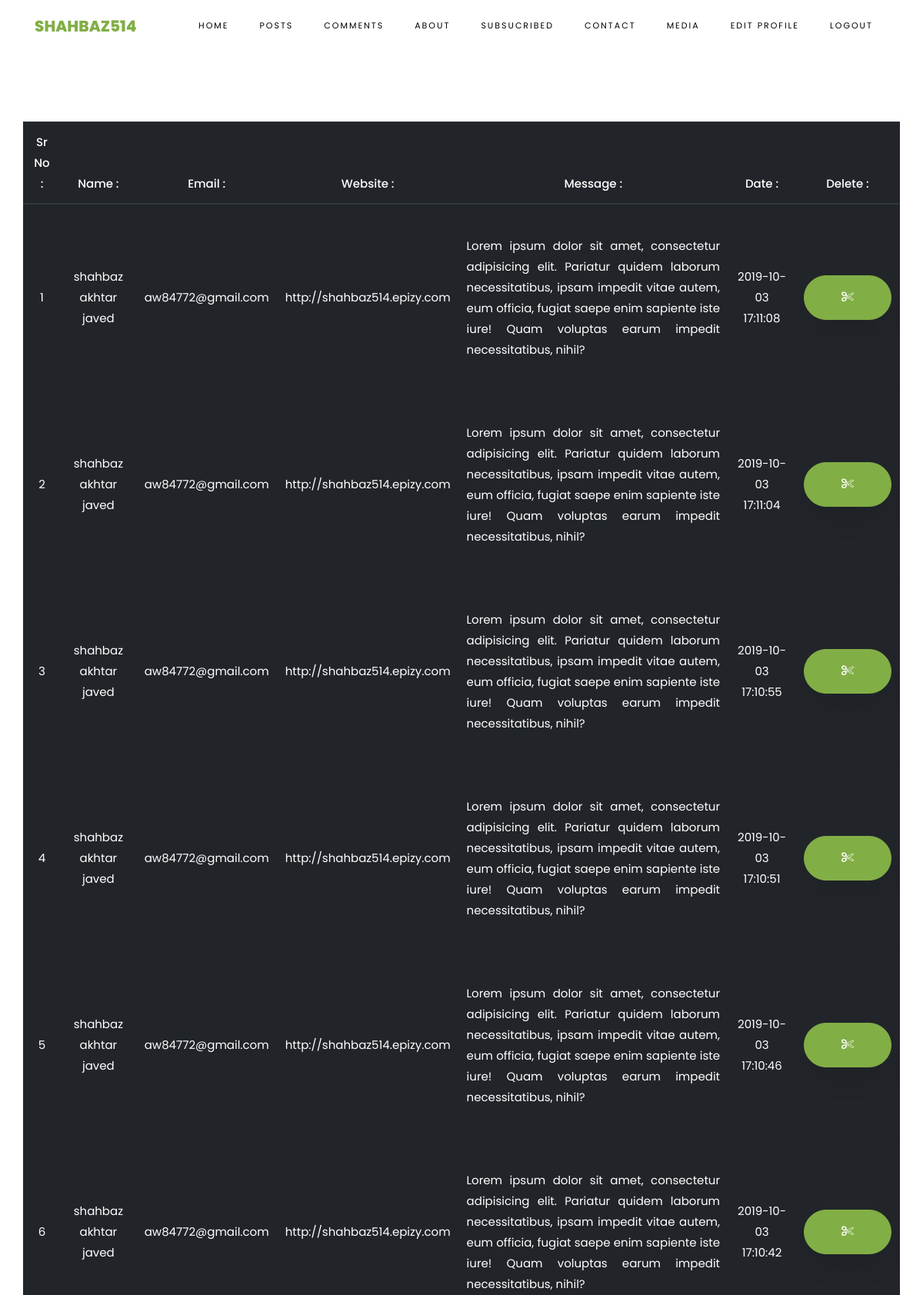
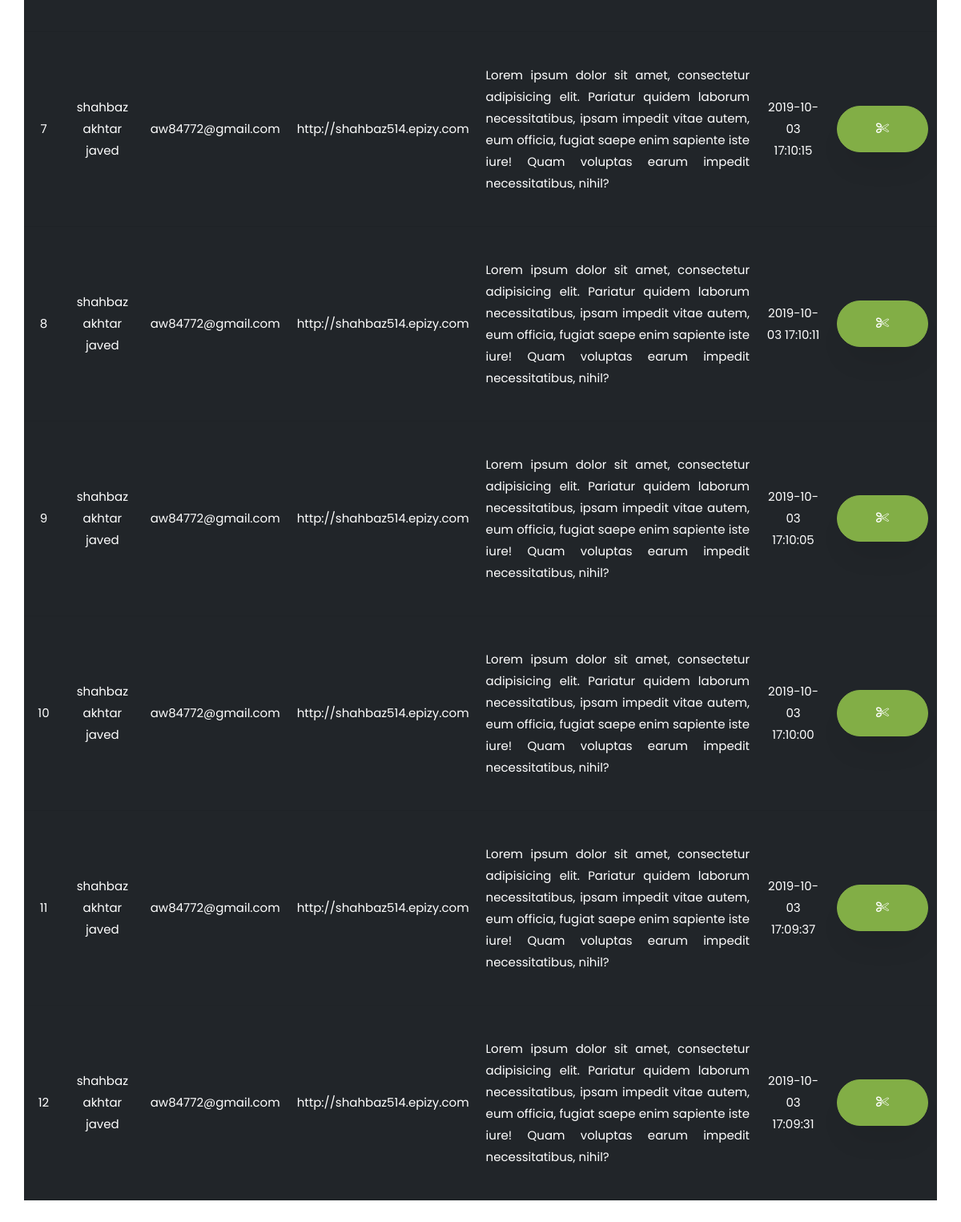
/admin/comment.php (signed in), run on the app's committed database (2 pictures, top to bottom).
### tables this page shows
CREATE TABLE `comments` (
  `id` int(11) NOT NULL,
  `name` text NOT NULL,
  `email` text NOT NULL,
  `website` text NOT NULL,
  `msg` text NOT NULL,
  `post_blog_id` int(11) NOT NULL,
  `date` timestamp NOT NULL DEFAULT CURRENT_TIMESTAMP ON UPDATE CURRENT_TIMESTAMP
);

### admin/comment.php (the view, shortened to what this page needs)
<?php
  include '../db/db.php';
  include 'inc/header.php';
?>
    <section class="ftco-section ftco-degree-bg">
      	<div class="container">
        	<div class="row">
        		<table class="table table-hover table-dark">
        			<thead>
        				<th>Sr No : </th>
        				<th>Name : </th>
        				<th>Email : </th>
        				<th>Website : </th>
        				<th>Message : </th>
        				<th>Date : </th>
        				<th>Delete : </th>
        			</thead>
        			<tbody>
<?php
if (isset($_GET['post'])) {
  $getid = $_GET['post'];
  $i=0;
  $get_co = "SELECT * FROM `comments` WHERE post_blog_id = '$getid' ORDER BY id DESC";
  $run_co = mysqli_query($db,$get_co);
  while ($row_co = mysqli_fetch_array($run_co)) {
  $i++;
?>
            <tr>
              <td><?php echo $i; ?></td>
              <td><?php echo $row_co['name']; ?></td>
              <td><?php echo $row_co['email']; ?></td>
              <td><?php echo $row_co['website']; ?></td>
              <td style="text-align: justify!important;"><?php echo $row_co['msg']; ?></td>
              <td><?php echo $row_co['date']; ?></td>
              <td>
                <a class="btn btn-primary py-3 px-5" href="comment.php?del=<?php echo $row_co['id']; ?>">
                  <i class="icon-cut"></i>
                </a>
              </td>
            </tr>
<?php
  }
}
else{
  $i=0;
  $get_co = "SELECT * FROM `comments` ORDER BY id DESC";
  $run_co = mysqli_query($db,$get_co);
  while ($row_co = mysqli_fetch_array($run_co)) {
  $i++;
?>
						<tr>
							<td><?php echo $i; ?></td>
							<td><?php echo $row_co['name']; ?></td>
							<td><?php echo $row_co['email']; ?></td>
							<td><?php echo $row_co['website']; ?></td>
							<td style="text-align: justify!important;"><?php echo $row_co['msg']; ?></td>
							<td><?php echo $row_co['date']; ?></td>
							<td>
								<a class="btn btn-primary py-3 px-5" href="comment.php?del=<?php echo $row_co['id']; ?>">
									<i class="icon-cut"></i>
								</a>
							</td>
						</tr>
<?php
  }
}
?>
        			</tbody>
        		</table>
        	</div>
      	</div>
  	</section>
<?php
  include 'inc/footer.php';
?>

### css/icomoon.css (style rules this page uses)
[class^="icon-"], [class*=" icon-"] { font-family: 'icomoon' !important; speak: none; font-style: normal; font-weight: normal; font-variant: normal; text-transform: none; line-height: 1; -webkit-font-smoothing: antialiased; -moz-osx-font-smoothing: grayscale; }
.icon-cut:before { content: "\f0c4"; }

### data on the page
comments: name "shahbaz akhtar javed", email "aw84772@gmail.com", website "http://shahbaz514.epizy.com", msg "Lorem ipsum dolor sit amet, consectetur adipisicing elit. Pariatur quidem laborum necessitatibus, ipsam impedit vitae autem, eum officia, fugiat saepe enim sapiente iste iure! Quam voluptas earum impedit necessitatibus, nihil?", date "2019-10-03 17:11:08"
comments: name "shahbaz akhtar javed", email "aw84772@gmail.com", website "http://shahbaz514.epizy.com", msg "Lorem ipsum dolor sit amet, consectetur adipisicing elit. Pariatur quidem laborum necessitatibus, ipsam impedit vitae autem, eum officia, fugiat saepe enim sapiente iste iure! Quam voluptas earum impedit necessitatibus, nihil?", date "2019-10-03 17:11:04"
comments: name "shahbaz akhtar javed", email "aw84772@gmail.com", website "http://shahbaz514.epizy.com", msg "Lorem ipsum dolor sit amet, consectetur adipisicing elit. Pariatur quidem laborum necessitatibus, ipsam impedit vitae autem, eum officia, fugiat saepe enim sapiente iste iure! Quam voluptas earum impedit necessitatibus, nihil?", date "2019-10-03 17:10:55"
comments: name "shahbaz akhtar javed", email "aw84772@gmail.com", website "http://shahbaz514.epizy.com", msg "Lorem ipsum dolor sit amet, consectetur adipisicing elit. Pariatur quidem laborum necessitatibus, ipsam impedit vitae autem, eum officia, fugiat saepe enim sapiente iste iure! Quam voluptas earum impedit necessitatibus, nihil?", date "2019-10-03 17:10:51"
comments: name "shahbaz akhtar javed", email "aw84772@gmail.com", website "http://shahbaz514.epizy.com", msg "Lorem ipsum dolor sit amet, consectetur adipisicing elit. Pariatur quidem laborum necessitatibus, ipsam impedit vitae autem, eum officia, fugiat saepe enim sapiente iste iure! Quam voluptas earum impedit necessitatibus, nihil?", date "2019-10-03 17:10:46"
comments: name "shahbaz akhtar javed", email "aw84772@gmail.com", website "http://shahbaz514.epizy.com", msg "Lorem ipsum dolor sit amet, consectetur adipisicing elit. Pariatur quidem laborum necessitatibus, ipsam impedit vitae autem, eum officia, fugiat saepe enim sapiente iste iure! Quam voluptas earum impedit necessitatibus, nihil?", date "2019-10-03 17:10:42"
comments: name "shahbaz akhtar javed", email "aw84772@gmail.com", website "http://shahbaz514.epizy.com", msg "Lorem ipsum dolor sit amet, consectetur adipisicing elit. Pariatur quidem laborum necessitatibus, ipsam impedit vitae autem, eum officia, fugiat saepe enim sapiente iste iure! Quam voluptas earum impedit necessitatibus, nihil?", date "2019-10-03 17:10:15"
comments: name "shahbaz akhtar javed", email "aw84772@gmail.com", website "http://shahbaz514.epizy.com", msg "Lorem ipsum dolor sit amet, consectetur adipisicing elit. Pariatur quidem laborum necessitatibus, ipsam impedit vitae autem, eum officia, fugiat saepe enim sapiente iste iure! Quam voluptas earum impedit necessitatibus, nihil?", date "2019-10-03 17:10:11"
comments: name "shahbaz akhtar javed", email "aw84772@gmail.com", website "http://shahbaz514.epizy.com", msg "Lorem ipsum dolor sit amet, consectetur adipisicing elit. Pariatur quidem laborum necessitatibus, ipsam impedit vitae autem, eum officia, fugiat saepe enim sapiente iste iure! Quam voluptas earum impedit necessitatibus, nihil?", date "2019-10-03 17:10:05"
comments: name "shahbaz akhtar javed", email "aw84772@gmail.com", website "http://shahbaz514.epizy.com", msg "Lorem ipsum dolor sit amet, consectetur adipisicing elit. Pariatur quidem laborum necessitatibus, ipsam impedit vitae autem, eum officia, fugiat saepe enim sapiente iste iure! Quam voluptas earum impedit necessitatibus, nihil?", date "2019-10-03 17:10:00"
comments: name "shahbaz akhtar javed", email "aw84772@gmail.com", website "http://shahbaz514.epizy.com", msg "Lorem ipsum dolor sit amet, consectetur adipisicing elit. Pariatur quidem laborum necessitatibus, ipsam impedit vitae autem, eum officia, fugiat saepe enim sapiente iste iure! Quam voluptas earum impedit necessitatibus, nihil?", date "2019-10-03 17:09:37"
comments: name "shahbaz akhtar javed", email "aw84772@gmail.com", website "http://shahbaz514.epizy.com", msg "Lorem ipsum dolor sit amet, consectetur adipisicing elit. Pariatur quidem laborum necessitatibus, ipsam impedit vitae autem, eum officia, fugiat saepe enim sapiente iste iure! Quam voluptas earum impedit necessitatibus, nihil?", date "2019-10-03 17:09:31"
